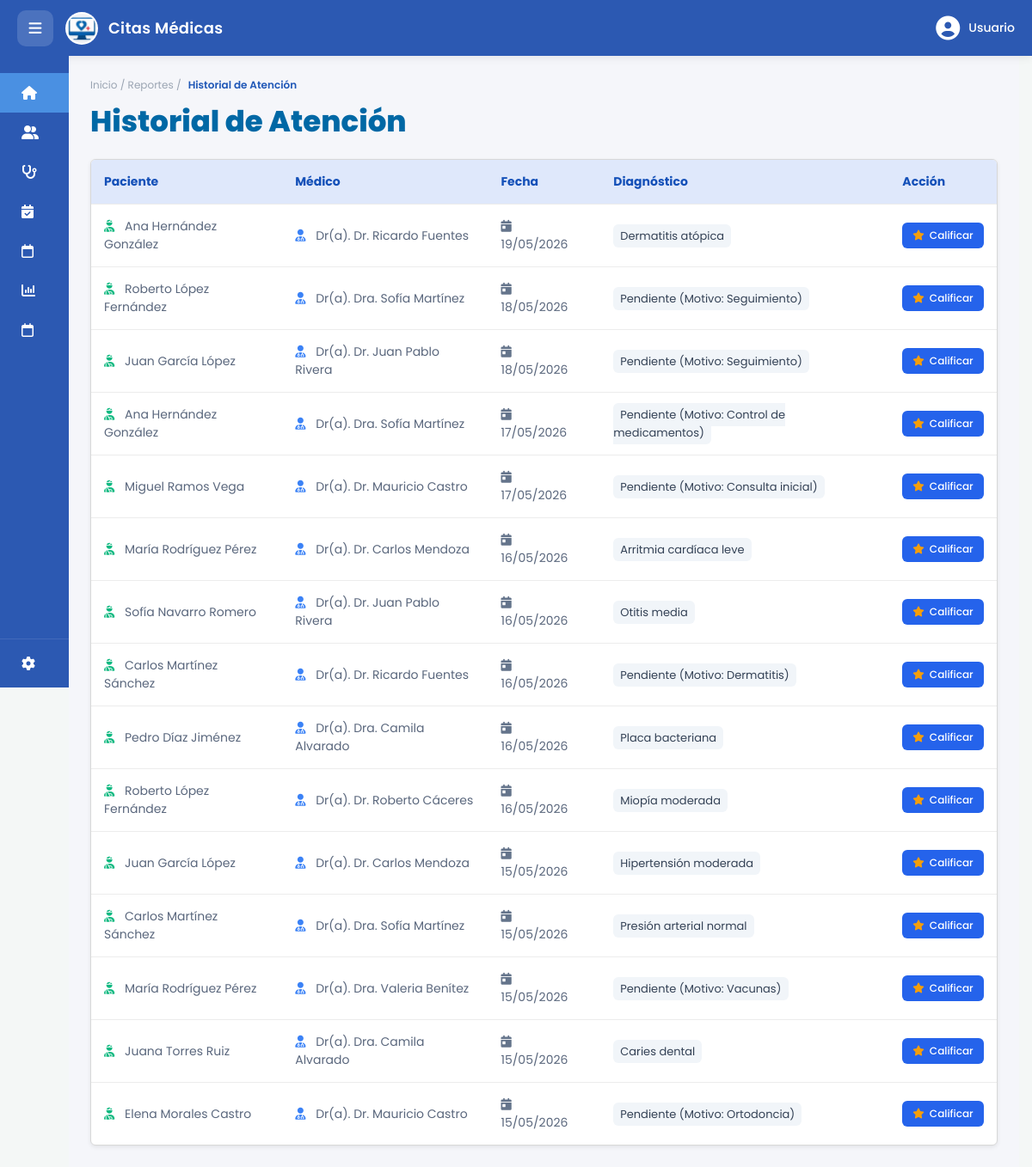
Page /app/views/reportes/historial.php (signed in) on the committed database.
### tables this page shows
CREATE TABLE citas (
    id_cita INT AUTO_INCREMENT PRIMARY KEY,
    id_paciente INT NOT NULL,
    id_medico INT NOT NULL,
    fecha_cita DATE NOT NULL,
    hora_cita TIME,
    estado VARCHAR(50) DEFAULT 'Programada',
    motivo_cita TEXT,
    FOREIGN KEY(id_paciente) REFERENCES pacientes(id_paciente) ON DELETE CASCADE,
    FOREIGN KEY(id_medico) REFERENCES medicos(id_medico) ON DELETE RESTRICT
);

CREATE TABLE medicos (
    id_medico INT AUTO_INCREMENT PRIMARY KEY,
    nombre_medico VARCHAR(100) NOT NULL,
    id_especialidad INT NOT NULL,
    telefono VARCHAR(15),
    CONSTRAINT fk_especialidad FOREIGN KEY(id_especialidad) REFERENCES especialidades(id_especialidad)
);

### app/views/reportes/historial.php (the view, shortened to what this page needs)
<?php
$host     = "localhost";
$port     = "3306";
$dbname   = "clinica";
$user     = "root";
$password = "";
try {
    $pdo = new PDO("mysql:host=$host;port=$port;dbname=$dbname;charset=utf8mb4", $user, $password);
    $pdo->setAttribute(PDO::ATTR_ERRMODE, PDO::ERRMODE_EXCEPTION);
    $pdo->setAttribute(PDO::ATTR_DEFAULT_FETCH_MODE, PDO::FETCH_ASSOC);
    $sql = "SELECT
                c.id_cita,
                CONCAT(p.nombre_paciente, ' ', p.apellido_paciente) AS paciente,
                m.nombre_medico AS medico,
                DATE_FORMAT(c.fecha_cita, '%d/%m/%Y') AS fecha,
                IFNULL(con.diagnóstico, CONCAT('Pendiente (Motivo: ', IFNULL(c.motivo_cita, 'Consulta general'), ')')) AS diagnostico
            FROM citas c
            INNER JOIN pacientes p ON c.id_paciente = p.id_paciente
            INNER JOIN medicos m ON c.id_medico = m.id_medico
            LEFT JOIN consultas con ON c.id_paciente = con.id_paciente AND c.id_medico = con.id_medico
            ORDER BY c.fecha_cita DESC";
    $stmt = $pdo->prepare($sql);
    $stmt->execute();
    $historial = $stmt->fetchAll();
} catch (PDOException $e) {
    $historial = [];
    $error_msg = "Error al conectar con el historial clínico: " . $e->getMessage();
}
?>
<!DOCTYPE html>
<html lang="es">
<head>
    <link rel="stylesheet" href="../../../public/css/reportesPages.css">
    <link rel="stylesheet" href="../../../public/css/registrospacientes.css">
    <link rel="stylesheet" href="../../../public/css/pacientes.css">
    <link rel="stylesheet" href="https://cdnjs.cloudflare.com/ajax/libs/font-awesome/6.5.1/css/all.min.css">
</head>
<body>
    <?php include __DIR__ . '/../layouts/header.php'; ?>
    <?php include __DIR__ . '/../layouts/sidebarPaciente.php'; ?>
    <div class="main-content">
        <div class="breadcrumb">
            Inicio / Reportes / <strong>Historial de Atención</strong>
        </div>
        <h1 class="page-title">Historial de Atención</h1>
        <div class="table-card">
            <table>
                <thead>
                    <tr>
                        <th>Paciente</th>
                        <th>Médico</th>
                        <th>Fecha</th>
                        <th>Diagnóstico</th>
                        <th>Acción</th>
                    </tr>
                </thead>
                <tbody>
                    <?php if (count($historial) > 0): ?>
                        <?php foreach ($historial as $row): ?>
                            <tr>
                                <td>
                                    <i class="fa-solid fa-user-injured" style="color: #10b981; margin-right: 8px;"></i>
                                    <?= htmlspecialchars($row['paciente']); ?>
                                </td>
                                <td>
                                    <i class="fa-solid fa-user-doctor" style="color: #3b82f6; margin-right: 8px;"></i>
                                    Dr(a). <?= htmlspecialchars($row['medico']); ?>
                                </td>
                                <td>
                                    <i class="fa-solid fa-calendar-day" style="color: #64748b; margin-right: 8px;"></i>
                                    <?= htmlspecialchars($row['fecha']); ?>
                                </td>
                                <td>
                                    <span style="background-color: #f1f5f9; padding: 4px 8px; border-radius: 6px; font-size: 13px; color: #334155;">
                                        <?= htmlspecialchars($row['diagnostico']); ?>
                                    </span>
                                </td>
                                <td>
                                    <?php if (!empty($row['id_cita'])): ?>
                                        <button type="button"
                                                onclick="abrirModalCalificar(<?= (int)$row['id_cita']; ?>, '<?= htmlspecialchars($row['medico']); ?>')"
                                                style="background-color: #2563eb; color: #ffffff; border: none; padding: 6px 12px; border-radius: 6px; cursor: pointer; font-family: 'Poppins', sans-serif; font-size: 12px; font-weight: 500; display: inline-flex; align-items: center; gap: 6px;">
                                            <i class="fa-solid fa-star" style="color: #f59e0b;"></i> Calificar
                                        </button>
                                    <?php else: ?>
                                        <span style="color: #94a3b8; font-size: 12px; font-style: italic;">No vinculada</span>
                                    <?php endif; ?>
                                </td>
                            </tr>
                        <?php endforeach; ?>
                    <?php endif; ?>
                </tbody>
            </table>
        </div>
    </div>
</body>
</html>

### public/css/reportesPages.css (style rules this page uses)
.main-content { padding: 20px; }
.breadcrumb { font-size: 13px; color: #7b8798; margin-bottom: 8px; }
.page-title { font-size: 32px; font-weight: 700; color: #0b6aa8; margin-bottom: 20px; }
.table-card { background: white; border: 1px solid #d8d8d8; border-radius: 6px; overflow: hidden; box-shadow: 0 2px 5px rgba(0,0,0,.08); }
table { width: 100%; border-collapse: collapse; }
thead { background: #dfe8fb; }
thead th { padding: 15px; text-align: left; font-size: 14px; color: #1450b8; }
tbody td { padding: 15px; border-top: 1px solid #ececec; font-size: 14px; color: #5a677d; }

### public/css/registrospacientes.css (style rules this page uses)
.main-content { margin-top:65px; padding:25px; background:#f5f6fa; min-height:100vh; width:100%; }
.breadcrumb { display:flex; align-items:center; gap:8px; margin-bottom:8px; font-size:12px; color:#9aa4b2; }
.breadcrumb strong { color:#1f57b7; font-weight:600; }
.page-title { font-size:34px; font-weight:800; color:#0068a5; margin-bottom:18px; }

### public/css/pacientes.css (style rules this page uses)
* { margin: 0; padding: 0; box-sizing: border-box; font-family: "Poppins", sans-serif; }
body { display: flex; background-color: #f4f7f6; min-height: 100vh; margin: 0; overflow-x: hidden; }
.main-content { margin-left: 80px; padding: 25px; width: calc(100% - 80px); margin-top: 65px; transition: none; }

### rows in the picture
citas: paciente "Ana Hernández González", id_medico.nombre_medico "Dr. Ricardo Fuentes", fecha "19/05/2026", diagnostico "Dermatitis atópica"
citas: paciente "Roberto López Fernández", id_medico.nombre_medico "Dra. Sofía Martínez", fecha "18/05/2026", diagnostico "Pendiente (Motivo: Seguimiento)"
citas: paciente "Juan García López", id_medico.nombre_medico "Dr. Juan Pablo Rivera", fecha "18/05/2026", diagnostico "Pendiente (Motivo: Seguimiento)"
citas: paciente "Ana Hernández González", id_medico.nombre_medico "Dra. Sofía Martínez", fecha "17/05/2026", diagnostico "Pendiente (Motivo: Control de medicamentos)"
citas: paciente "Miguel Ramos Vega", id_medico.nombre_medico "Dr. Mauricio Castro", fecha "17/05/2026", diagnostico "Pendiente (Motivo: Consulta inicial)"
citas: paciente "María Rodríguez Pérez", id_medico.nombre_medico "Dr. Carlos Mendoza", fecha "16/05/2026", diagnostico "Arritmia cardíaca leve"
citas: paciente "Sofía Navarro Romero", id_medico.nombre_medico "Dr. Juan Pablo Rivera", fecha "16/05/2026", diagnostico "Otitis media"
citas: paciente "Carlos Martínez Sánchez", id_medico.nombre_medico "Dr. Ricardo Fuentes", fecha "16/05/2026", diagnostico "Pendiente (Motivo: Dermatitis)"
citas: paciente "Pedro Díaz Jiménez", id_medico.nombre_medico "Dra. Camila Alvarado", fecha "16/05/2026", diagnostico "Placa bacteriana"
citas: paciente "Roberto López Fernández", id_medico.nombre_medico "Dr. Roberto Cáceres", fecha "16/05/2026", diagnostico "Miopía moderada"
citas: paciente "Juan García López", id_medico.nombre_medico "Dr. Carlos Mendoza", fecha "15/05/2026", diagnostico "Hipertensión moderada"
citas: paciente "Carlos Martínez Sánchez", id_medico.nombre_medico "Dra. Sofía Martínez", fecha "15/05/2026", diagnostico "Presión arterial normal"
citas: paciente "María Rodríguez Pérez", id_medico.nombre_medico "Dra. Valeria Benítez", fecha "15/05/2026", diagnostico "Pendiente (Motivo: Vacunas)"
citas: paciente "Juana Torres Ruiz", id_medico.nombre_medico "Dra. Camila Alvarado", fecha "15/05/2026", diagnostico "Caries dental"
citas: paciente "Elena Morales Castro", id_medico.nombre_medico "Dr. Mauricio Castro", fecha "15/05/2026", diagnostico "Pendiente (Motivo: Ortodoncia)"
